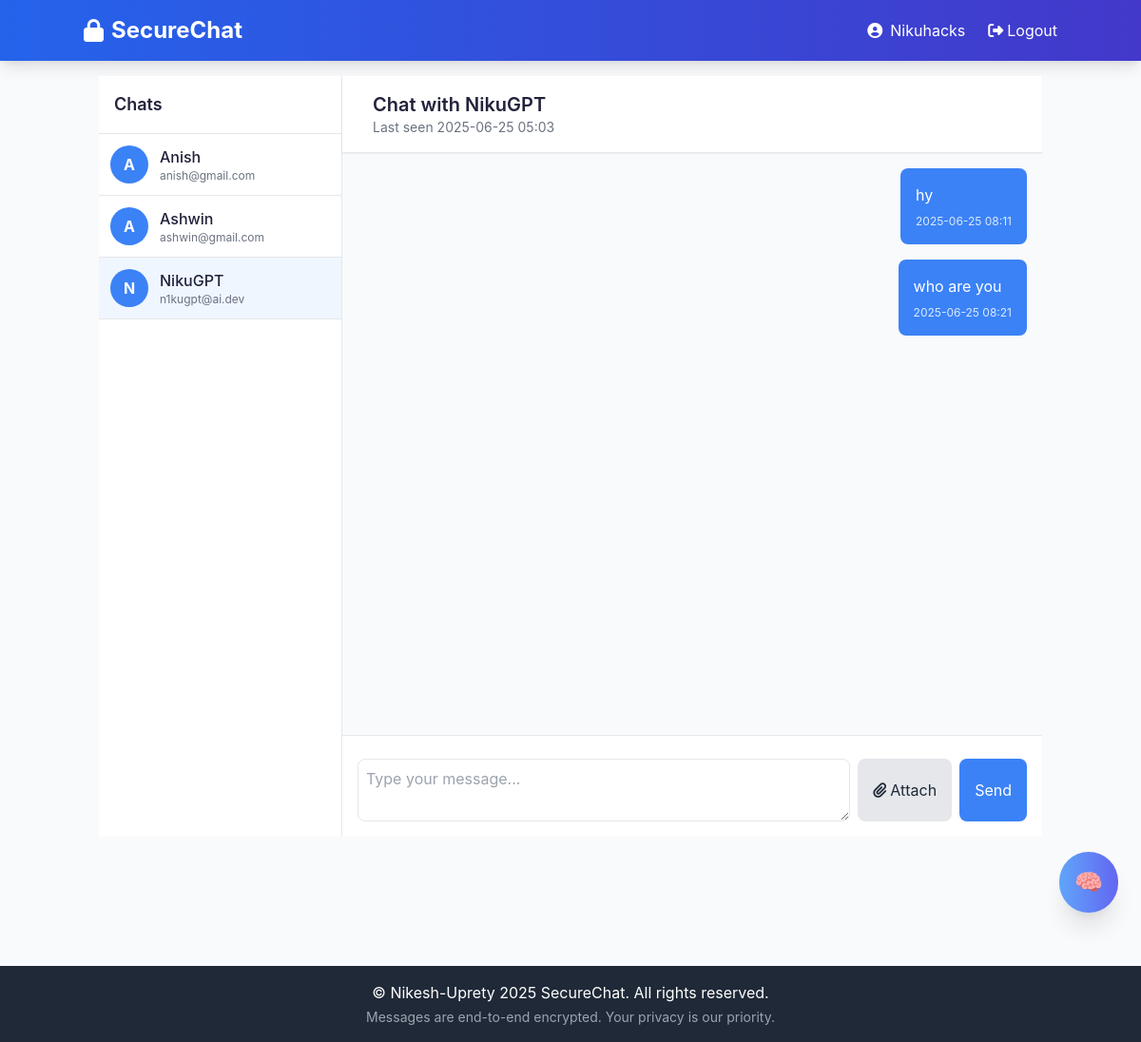
Screenshot of /chat/4 (signed in) with the database file from the repository.
### app/models.py (models this page shows, shortened)
class User(UserMixin, db.Model):
    id = db.Column(db.Integer, primary_key=True)
    username = db.Column(db.String(64), index=True, unique=True, nullable=False)
    email = db.Column(db.String(120), index=True, unique=True, nullable=False)
    password_hash = db.Column(db.String(128), nullable=False)
    public_key = db.Column(db.Text, nullable=False)
    private_key = db.Column(db.Text, nullable=False)
    created_at = db.Column(db.DateTime, default=lambda: datetime.now(timezone.utc))
    last_seen = db.Column(db.DateTime, default=lambda: datetime.now(timezone.utc))
    messages_sent = db.relationship('Message', foreign_keys='Message.sender_id', backref='sender', lazy='dynamic')
    messages_received = db.relationship('Message', foreign_keys='Message.recipient_id', backref='recipient', lazy='dynamic')

class Message(db.Model):
    id = db.Column(db.Integer, primary_key=True)
    sender_id = db.Column(db.Integer, db.ForeignKey('user.id'), nullable=False)
    recipient_id = db.Column(db.Integer, db.ForeignKey('user.id'), nullable=False)
    body = db.Column(db.Text, nullable=False)
    encrypted_body = db.Column(db.Text, nullable=False)
    signature = db.Column(db.Text, nullable=False)
    timestamp = db.Column(db.DateTime, index=True, default=lambda: datetime.now(timezone.utc))
    is_file = db.Column(db.Boolean, default=False)
    file_path = db.Column(db.String(256))
    file_signature = db.Column(db.Text)
    @property
    def formatted_timestamp(self):
        return self.timestamp.strftime('%Y-%m-%d %H:%M')
    @property
    def js_timestamp(self):
        return self.timestamp.replace(tzinfo=timezone.utc).isoformat()

### app/chat/routes.py (the view, shortened to what this page needs)
@chat_bp.route('/chat/<int:user_id>', methods=['GET', 'POST'])
@login_required
def chat(user_id):
    recipient = User.query.get_or_404(user_id)
    form = MessageForm()
    messages = Message.query.filter(
        ((Message.sender_id == current_user.id) & (Message.recipient_id == user_id)) |
        ((Message.sender_id == user_id) & (Message.recipient_id == current_user.id))
    ).order_by(Message.timestamp.asc()).all()
    decrypted_messages = []
    for msg in messages:
        if msg.sender_id == current_user.id:
            decrypted_body = msg.body
            signature_valid = True if not msg.body else True
        decrypted_messages.append({
            'id': msg.id,
            'sender_id': msg.sender_id,
            'body': decrypted_body,
            'formatted_timestamp': msg.formatted_timestamp,
            'js_timestamp': msg.js_timestamp,
            'is_file': msg.is_file,
            'file_path': msg.file_path,
            'signature_valid': signature_valid,
            'is_current_user': msg.sender_id == current_user.id
        })
    return render_template('chat/chat.html',
                         title=f'Chat with {recipient.username}',
                         form=form,
                         recipient=recipient,
                         messages=decrypted_messages,
                         users=User.query.filter(User.id != current_user.id).all())

### app/chat/forms.py
class MessageForm(FlaskForm):
    message = TextAreaField('Message')  # Optional
    file_data = FileField('Attach File', validators=[FileAllowed(['jpg', 'png', 'jpeg', 'gif', 'pdf', 'txt', 'doc', 'docx'])])
    submit = SubmitField('Send')

### app/models.py (called while the page is built)
@login_manager.user_loader
def load_user(id):
    return User.query.get(int(id))

### app/templates/chat/chat.html (shortened to what this page needs)
{% extends "base.html" %}
{% block content %}
<div class="flex h-screen bg-gray-50">
    <div class="w-64 bg-white border-r hidden md:block">
        <div class="p-4 border-b">
            <h2 class="text-lg font-semibold">Chats</h2>
        </div>
        <div class="overflow-y-auto h-full">
            {% for user in users %}
            <a href="{{ url_for('chat.chat', user_id=user.id) }}"
                class="block p-3 hover:bg-gray-100 border-b {% if user.id == recipient.id %}bg-blue-50{% endif %}">
                <div class="flex items-center space-x-3">
                    <div
                        class="w-10 h-10 rounded-full bg-blue-500 flex items-center justify-center text-white font-bold">
                        {{ user.username[0].upper() }}
                    </div>
                    <div>
                        <h3 class="font-medium">{{ user.username }}</h3>
                        <p class="text-xs text-gray-500 truncate">{{ user.email }}</p>
                    </div>
                </div>
            </a>
            {% endfor %}
        </div>
    </div>
    <div class="flex-1 flex flex-col">
        <div class="bg-white shadow-sm p-4 border-b flex items-center justify-between">
            <div class="flex items-center space-x-4">
                <div>
                    <h1 class="text-xl font-semibold">Chat with {{ recipient.username }}</h1>
                    <p class="text-sm text-gray-500">
                        {% if recipient.last_seen %}
                        Last seen {{ recipient.last_seen.strftime('%Y-%m-%d %H:%M') }}
                        {% else %}
                        Never seen
                        {% endif %}
                    </p>
                </div>
            </div>
        </div>
        <div class="flex-1 overflow-y-auto p-4 space-y-4" id="chat-messages">
            {% for message in messages %}
            <div class="flex {% if message.is_current_user %}justify-end{% else %}justify-start{% endif %}">
                <div
                    class="max-w-md p-4 rounded-lg {% if message.is_current_user %}bg-blue-500 text-white{% else %}bg-white shadow{% endif %}">
                    {% if message.body %}
                    <p class="break-words">{{ message.body }}</p>
                    {% endif %}
                    <div
                        class="mt-2 flex items-center justify-between text-xs {% if message.is_current_user %}text-blue-100{% else %}text-gray-500{% endif %}">
                        <span>{{ message.formatted_timestamp }}</span>
                    </div>
                </div>
            </div>
            {% endfor %}
        </div>
        <div class="border-t p-4 bg-white">
            <form id="message-form" method="POST" action="{{ url_for('chat.chat', user_id=recipient.id) }}"
                enctype="multipart/form-data">
                <div class="flex flex-col space-y-2">
                    <div class="flex space-x-2">
                        {{ form.message(class="flex-1 p-2 border rounded-lg focus:outline-none focus:border-blue-500",
                        placeholder="Type your message...") }}
                        <label for="file-input"
                            class="bg-gray-200 hover:bg-gray-300 text-gray-800 px-4 py-2 rounded-lg cursor-pointer flex items-center space-x-1 transition-colors duration-200">
                            <i class="fas fa-paperclip"></i>
                            <span class="hidden md:inline">Attach</span>
                        </label>
                        <button type="submit"
                            class="bg-blue-500 hover:bg-blue-600 text-white px-4 py-2 rounded-lg transition-colors duration-200">
                            Send
                        </button>
                    </div>
                </div>
            </form>
        </div>
    </div>
</div>
{% endblock %}

### app/templates/base.html (shortened to what this page needs)
<!DOCTYPE html>
<html lang="en">
<head>
    <link href="https://cdn.jsdelivr.net/npm/tailwindcss@2.2.19/dist/tailwind.min.css" rel="stylesheet">
    <link rel="stylesheet" href="https://cdnjs.cloudflare.com/ajax/libs/font-awesome/6.4.0/css/all.min.css">
    <link rel="stylesheet" href="{{ url_for('static', filename='css/styles.css') }}">
</head>
<body class="bg-gray-50 flex flex-col min-h-screen">
    <header class="bg-gradient-to-r from-blue-600 to-indigo-700 text-white p-4 shadow-lg">
        <div class="container mx-auto flex justify-between items-center">
            <a href="{{ url_for('chat.index') }}" class="text-2xl font-bold flex items-center">
                <i class="fas fa-lock mr-2"></i>SecureChat
            </a>
            <nav class="flex items-center space-x-6">
                {% if current_user.is_authenticated %}
                <span class="hidden md:inline-flex items-center">
                    <i class="fas fa-user-circle mr-2"></i> {{ current_user.username }}
                </span>
                <a href="{{ url_for('auth.logout') }}" class="hover:text-blue-200 transition-colors flex items-center">
                    <i class="fas fa-sign-out-alt mr-1"></i> Logout
                </a>
                {% endif %}
            </nav>
        </div>
    </header>
    <main class="container mx-auto flex-grow p-4">
        {% block content %}{% endblock %}
    </main>
    {% if current_user.is_authenticated %}
    <div class="flex justify-end w-full">
        <button id="nikugpt-btn"
            class="mb-6 mr-6 bg-gradient-to-r from-blue-400 to-indigo-500 text-white p-4 rounded-full shadow-xl hover:shadow-2xl transition-all duration-300 flex items-center z-40 text-2xl"
            title="Ask NikuGPT">
            🧠
        </button>
    </div>
    {% endif %}
    <footer class="bg-gray-800 text-white text-center p-4 mt-8">
        <p>© Nikesh-Uprety 2025 SecureChat. All rights reserved.</p>
        <p class="text-sm text-gray-400 mt-1">Messages are end-to-end encrypted. Your privacy is our priority.</p>
    </footer>
</body>
</html>

### app/static/css/styles.css (style rules this page uses)
body { font-family: 'Inter', sans-serif; background-color: #f9fafb; color: #22223b; min-height: 100vh; }

### app/templates/chat/chat.html (style rules this page uses)
#chat-messages { overscroll-behavior: contain; scrollbar-width: thin; scrollbar-color: #3b82f6 #f1f1f1; }

### rows the page displays
User: username "Nikuhacks"
User: username "A", username "Anish", email "anish@gmail.com"
User: username "A", username "Ashwin", email "ashwin@gmail.com"
User: username "N", username "NikuGPT", email "n1kugpt@ai.dev", last_seen "2025-06-25 05:03"
Message: body "hy", formatted_timestamp "2025-06-25 08:11"
Message: body "who are you", formatted_timestamp "2025-06-25 08:21"
